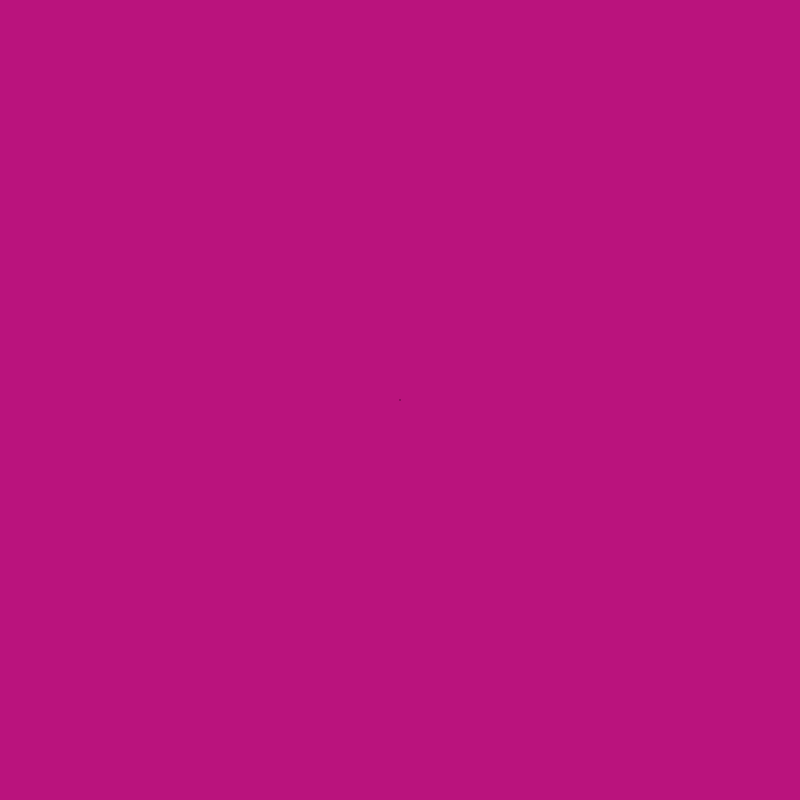
Frame 1 (no input)
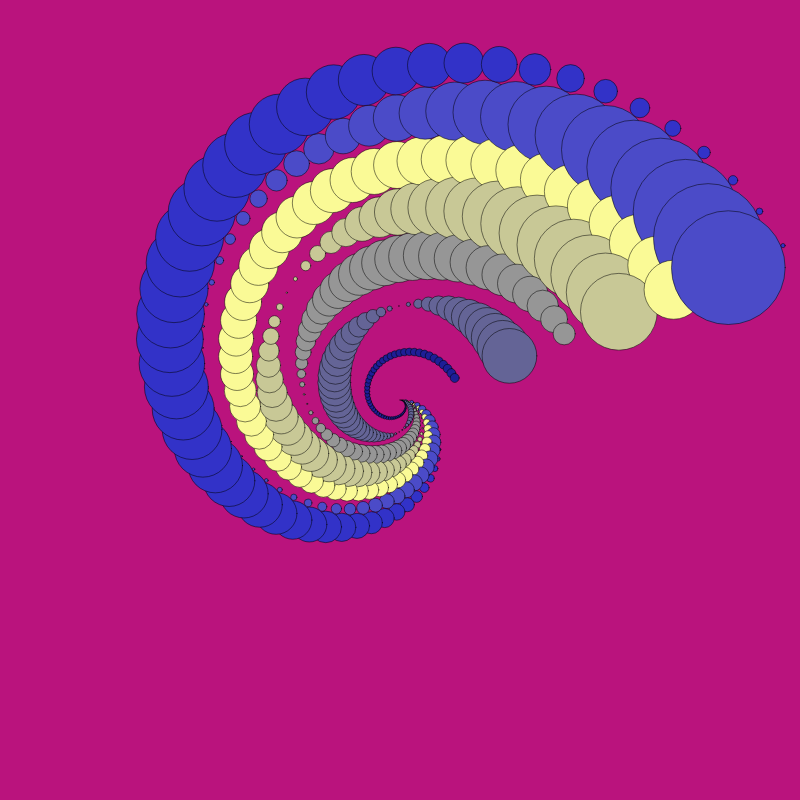
Frame 60 (no input)
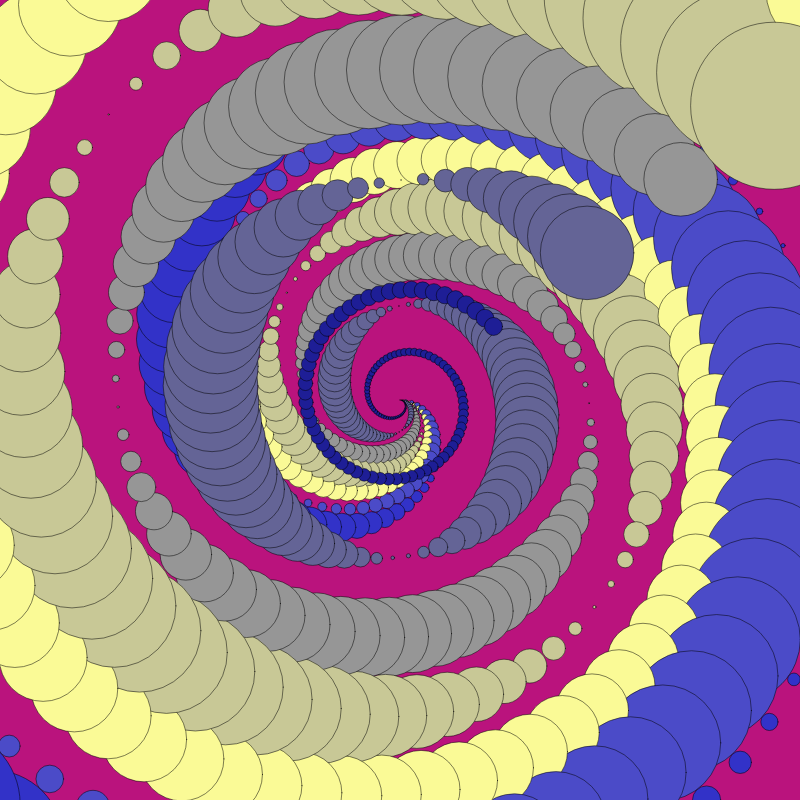
Frame 120 (the mouse pressed at the canvas centre since frame 60)

The p5.js sketch that drew these frames (run headless with seeded random() and noise() and a simulated clock; from frame 60 on, the mouse is pressed at the canvas centre):

// p5.js sketch
// ── sketch.js
//Spirals!

let c = 0;
let x = 0;
let y = 0;
let dt = 0; 
let v = 10;
let w = 1;
let g = 255;
let b = 150;

function setup() {
  createCanvas(800, 800);
  background('#BA137D'); //119, 119, b
  frameRate(30);
}

function draw() {
  //background('#BA137D');
  translate(width/2, height/2);
  angleMode(degrees);
  strokeWeight(5);
  stroke(0);
  let spiral = new Spiral(x, y, v, w, dt);
  //let spiral2 = new Spiral(-15, -15, v, w, dt);
  //let spiral3 = new Spiral(-30, -30, v, w, dt);
  //let spiral4 = new Spiral(15, 15, v, w, dt);
  //let spiral5 = new Spiral(30, 30, v, w, dt);
  let s = c % 2 == 0 ? 0.75*dt : 1.5*dt; //alternate square size by calling Spiral.draw_square(s, ...)
 
  if (c < 300) {
    iterate_square(spiral);
    spiral.draw_square(1.5*dt, 30, 30, b);
    //spiral.draw_square(x/5, 30, g - 30, b, 200);
    //spiral.draw_square(y/2, 50, 50, b, 200);
    //spiral2.draw_square(1.5*dt, 70, g - 70, b + 10);
    //spiral3.draw_square(1.5*dt, 110, g - 110, b + 20);
    //spiral4.draw_square(1.5*dt, 150, g - 150, b + 30);
    //spiral5.draw_square(1.5*dt, 190, g - 190, b + 40);
    spiral.draw_square(x, 100, 100, b);
    spiral.draw_square(y, 150, 150, b);
    spiral.draw_square(y - x, 200, 200, b);
    spiral.draw_square(c, 250, 250, b);
    spiral.draw_square(c + x, 75, 75, 200);
    spiral.draw_square(c - x, 50, 50, 200);
  } 

  c++;
}

function iterate_square(spiral) {
  x = spiral.get_pos_x();
  y = spiral.get_pos_y();
  dt += .1;
}
// ── spiral.js
class Spiral {
    constructor(x, y, velocity, angular_velocity, dt) {
        this.x = x;
        this.y = y;
        this.velocity = velocity;
        this.angular_velocity = angular_velocity;
        this.dt = dt;
    }

    get_pos_x() {
        this.x = (this.velocity * this.dt) * cos(this.angular_velocity * this.dt);
        return this.x;
    }

    get_pos_y() {
        this.y = (this.velocity * this.dt) * sin(this.angular_velocity * this.dt);
        return this.y;
    }

    draw_point() {
        stroke(0);
        strokeWeight(5);
        point(this.x, this.y);
    }

    draw_square(size, r, g, b, alpha = 255) { 
        fill(r, g, b, alpha);
        translate(this.x, this.y);
        strokeWeight(0.5);
        //stroke(size);
        ellipse(0, 0, size);
    }
}
